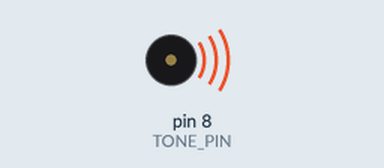
Simulated run of this sketch. Board: Arduino Uno, built with avr-gcc and run on an emulated ATmega328P. Parts: buzzer (waves = sounding).

Above: at 0.1 s.
At 13.6 s:
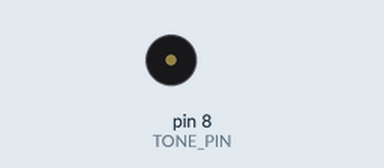
Timing chart, 0 to 15.1 s (numbered marks = the images above):
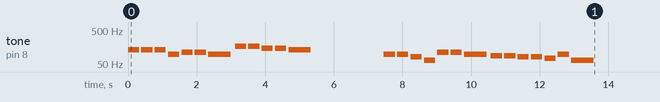

The sketch:

melody-tester.ino
```cpp
#include "pitches.h"

const int TONE_PIN = 8;

const int melodyCount = 2;

const int melodyLength1 = 14;
const int melodyLength2 = 12;

const int melodyLength[melodyCount] = {melodyLength1, melodyLength2};

const int melody1[melodyLength1] = {
  NOTE_G2, NOTE_G2, NOTE_E2, NOTE_C2, NOTE_A2, NOTE_A2, NOTE_G2,
  NOTE_F2, NOTE_F2, NOTE_E2, NOTE_E2, NOTE_D2, NOTE_G2, NOTE_C2
};

const int melody2[melodyLength2] = {
  NOTE_C3, NOTE_C3, NOTE_C3, NOTE_G2, NOTE_A2, NOTE_A2, NOTE_G2,
  NOTE_E3, NOTE_E3, NOTE_D3, NOTE_D3, NOTE_C3
};

const int noteDurations1[melodyLength1] = {
  4, 4, 4, 4, 4, 4, 2,
  4, 4, 4, 4, 4, 4, 2
};

const int noteDurations2[melodyLength2] = {
  4, 4, 4, 4, 4, 4, 2,
  4, 4, 4, 4, 2
};

int* noteDurations[melodyCount];
int* melody[melodyCount];

void playMelody(int n) {

  // iterate over the notes of the melody:
  for (int thisNote = 0; thisNote < melodyLength[n]; thisNote++) {

    int noteDuration = 1300 / noteDurations[n][thisNote];
    tone(TONE_PIN, melody[n][thisNote], noteDuration);

    int pauseBetweenNotes = noteDuration * 1.20;
    delay(pauseBetweenNotes);
    // stop the tone playing:
    noTone(TONE_PIN);
  }
}

void setup() {
  noteDurations[0] = noteDurations1;
  noteDurations[1] = noteDurations2;
  melody[0] = melody1;
  melody[1] = melody2;

  // put your setup code here, to run once:
  playMelody(1);
  delay(2000);
  playMelody(0);
}

void loop() {
  // put your main code here, to run repeatedly:

}
```

pitches.h
```cpp
/*************************************************
   Public Constants
 *************************************************/

#define NOTE_B0  31
#define NOTE_C1  33
#define NOTE_CS1 35
#define NOTE_D1  37
#define NOTE_DS1 39
#define NOTE_E1  41
#define NOTE_F1  44
#define NOTE_FS1 46
#define NOTE_G1  49
#define NOTE_GS1 52
#define NOTE_A1  55
#define NOTE_AS1 58
#define NOTE_B1  62
#define NOTE_C2  65
#define NOTE_CS2 69
#define NOTE_D2  73
#define NOTE_DS2 78
#define NOTE_E2  82
#define NOTE_F2  87
#define NOTE_FS2 93
#define NOTE_G2  98
#define NOTE_GS2 104
#define NOTE_A2  110
#define NOTE_AS2 117
#define NOTE_B2  123
#define NOTE_C3  131
#define NOTE_CS3 139
#define NOTE_D3  147
#define NOTE_DS3 156
#define NOTE_E3  165
#define NOTE_F3  175
#define NOTE_FS3 185
#define NOTE_G3  196
#define NOTE_GS3 208
#define NOTE_A3  220
#define NOTE_AS3 233
#define NOTE_B3  247
#define NOTE_C4  262
#define NOTE_CS4 277
#define NOTE_D4  294
#define NOTE_DS4 311
#define NOTE_E4  330
#define NOTE_F4  349
#define NOTE_FS4 370
#define NOTE_G4  392
#define NOTE_GS4 415
#define NOTE_A4  440
#define NOTE_AS4 466
#define NOTE_B4  494
#define NOTE_C5  523
#define NOTE_CS5 554
#define NOTE_D5  587
#define NOTE_DS5 622
#define NOTE_E5  659
#define NOTE_F5  698
#define NOTE_FS5 740
#define NOTE_G5  784
#define NOTE_GS5 831
#define NOTE_A5  880
#define NOTE_AS5 932
#define NOTE_B5  988
#define NOTE_C6  1047
#define NOTE_CS6 1109
#define NOTE_D6  1175
#define NOTE_DS6 1245
#define NOTE_E6  1319
#define NOTE_F6  1397
#define NOTE_FS6 1480
#define NOTE_G6  1568
#define NOTE_GS6 1661
#define NOTE_A6  1760
#define NOTE_AS6 1865
#define NOTE_B6  1976
#define NOTE_C7  2093
#define NOTE_CS7 2217
#define NOTE_D7  2349
#define NOTE_DS7 2489
#define NOTE_E7  2637
#define NOTE_F7  2794
#define NOTE_FS7 2960
#define NOTE_G7  3136
#define NOTE_GS7 3322
#define NOTE_A7  3520
#define NOTE_AS7 3729
#define NOTE_B7  3951
#define NOTE_C8  4186
#define NOTE_CS8 4435
#define NOTE_D8  4699
#define NOTE_DS8 4978
```
